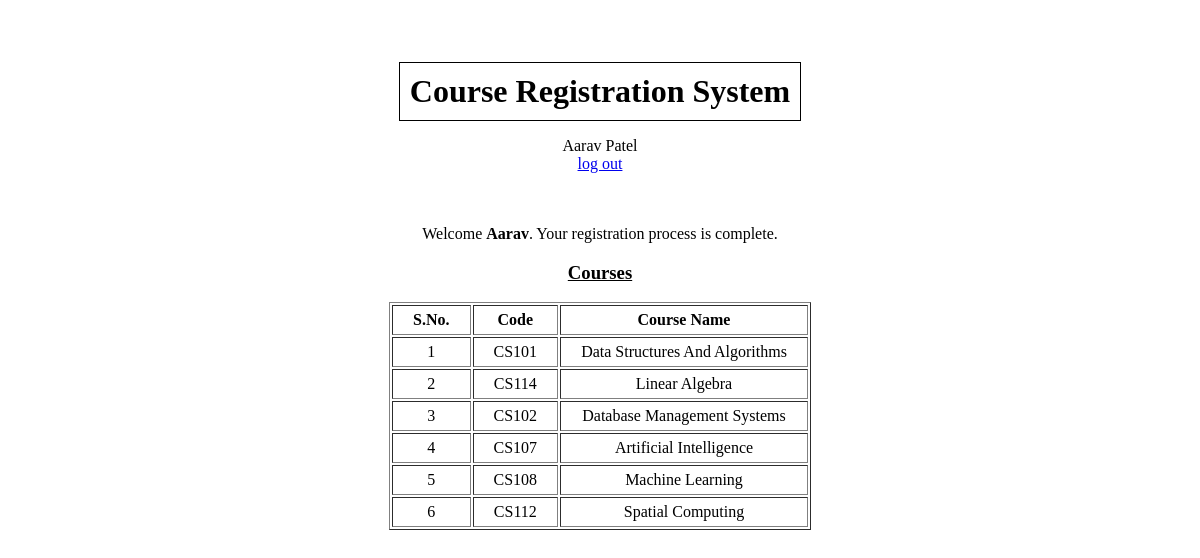
Screenshot of /studentHome2/ (signed in) with the database file from the repository.
### authentication/models.py (models this page shows)
class User(AbstractUser):
    PROFESSOR = 'Professor'
    STUDENT = 'Student'
    REGISTRAR='Registrar'
    ROLE_CHOICES = (
        (PROFESSOR, 'Professor'),
        (STUDENT, 'Student'),
        (REGISTRAR, 'Registrar'),
    )
    role = models.CharField(max_length=30, choices=ROLE_CHOICES, default='Student')
    email = models.EmailField(unique=True)
    username=None
    USERNAME_FIELD = 'email'
    registration_status=models.BooleanField(default=False)
    REQUIRED_FIELDS = []
    first_name = models.CharField(max_length=20)
    last_name = models.CharField(max_length=20)
    course_count=models.IntegerField(default=0)
    objects = CustomUserManager()

### student/models.py (models this page shows, shortened)
class RegisteredCourses(models.Model):
    student =models.ForeignKey(User, on_delete=models.CASCADE)
    code=models.ForeignKey(AllCourses, on_delete=models.CASCADE)
    select=models.BooleanField(default=False)

### registrar/models.py (models this page shows, shortened)
class AllCourses(models.Model):
    code=models.CharField(max_length=10, unique=True)
    name=models.CharField(max_length=255, unique=True)

### student/views.py (the view)
# urls.py: path('studentHome2/', student.views.view_courses, name='studentHome2'),  # If registration_status = True
@login_required
def view_courses(request):
    registered_courses = RegisteredCourses.objects.filter(student= User.objects.get(email = request.user), select=True)
    context = {'registered_courses' : registered_courses}
    return render(request, 'student/view_courses.html', context )

### templates/student/view_courses.html (shortened to what this page needs)
{% extends 'base.html' %}
{% block content %}
    <div>
        <p>Welcome <strong>{{request.user.first_name}}</strong>. Your registration process is complete.</p>
    </div>
    <div>
        <h3><strong><u>Courses</u></strong></h3>
    </div>
    <div>
        <table border = "1" style = "margin: 10px auto; text-align: center;">
            <thead>
                <tr>
                    <th>S.No.</th>
                    <th>Code</th>
                    <th>Course Name</th>
                </tr>
            </thead>
            <tbody>
                    {% for course in registered_courses %}
                            <tr>
                                <td >{{forloop.counter}}</td>
                                <td>{{course.code.code}}</td>
                                <td>{{course.code.name}}</td>
                            </tr>
                    {% endfor %}
            </tbody>
        </table>
    </div>
    <br><br><br><br><br>
{% endblock content %}

### templates/base.html (shortened to what this page needs)
<!DOCTYPE html>
<html lang="en">
    <head>
    </head>
    <body>
        <br><br><br>
        <h1>Course Registration System</h1>
        {%  if user.is_authenticated %}
            <p>
                {{user.first_name}} {{user.last_name}}<br><a href="{% url 'logout' %}">log out</a>
                <br><br><br>
            </p>
        {% endif %}
        {% block content %} {% endblock content %}
    </body>
</html>

### templates/base.html (style rules this page uses)
body { text-align: center; / }
h1 { display: inline-block; border: 1px solid black; padding: 10px; margin: 0 auto; }
th, td { padding: 5px; padding-left: 20px; padding-right: 20px; }

### rows the page displays
User: first_name "Aarav", last_name "Patel", user.first_name "Aarav"
RegisteredCourses: code.code "CS101", code.name "Data Structures And Algorithms"
RegisteredCourses: code.code "CS114", code.name "Linear Algebra"
RegisteredCourses: code.code "CS102", code.name "Database Management Systems"
RegisteredCourses: code.code "CS107", code.name "Artificial Intelligence"
RegisteredCourses: code.code "CS108", code.name "Machine Learning"
RegisteredCourses: code.code "CS112", code.name "Spatial Computing"
